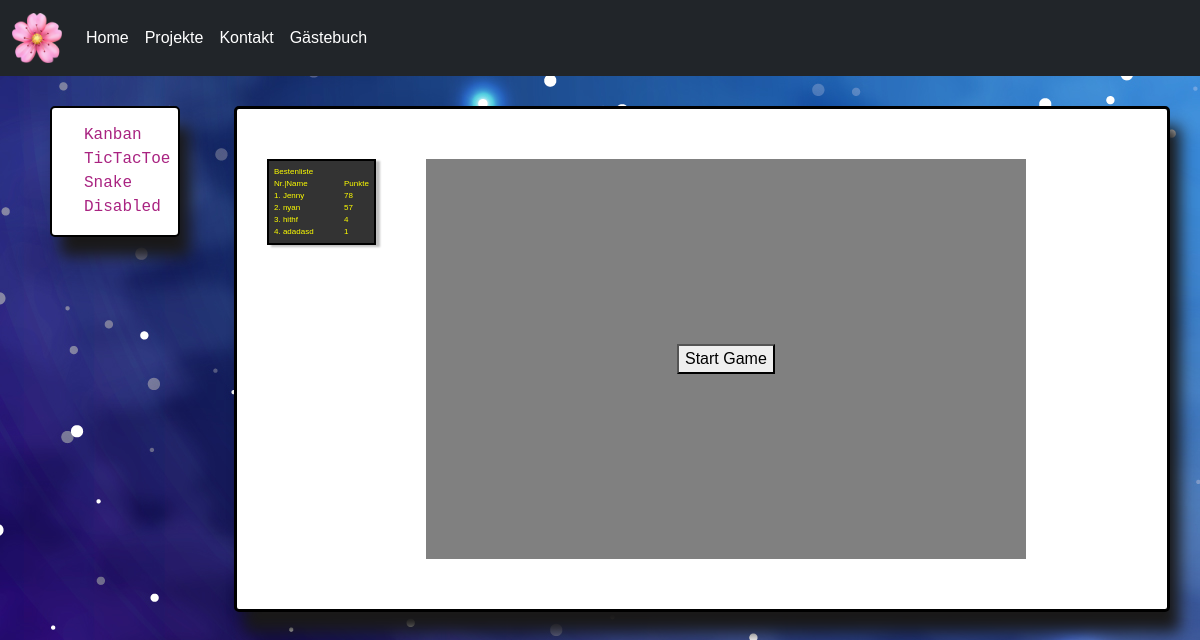
The page /projekte/snake/ (signed in) on the database its author committed.
### web_app/models.py (models this page shows)
class SnakeHighcore(models.Model):
    name= models.CharField(max_length=14)
    points=models.IntegerField()

### web_app/views.py (the view)
# urls.py: path('projekte/snake/', views.snake, name= 'snake'),
@login_required
def snake(request):
    gameover= False
    error=False
    clist= []
    status=""
    size=0
    highscore = SnakeHighcore.objects.order_by('-points').values_list('name', 'points')[:10]
    if request.method=='POST':
        if request.POST['status']=='startGame':
            status="on"
            clist= range(0,384)
        elif request.POST['status']=='gameOver':
            gameover=True
            status= "gameover"
            size= request.POST['size']
        else:
            playerName= request.POST['playerName']
            if len(playerName)>9:
                gameover=True
                status= "gameover"
                size= request.POST['size']
                error= True
            else:
                obj= SnakeHighcore.objects.create(name= request.POST['playerName'],points= request.POST['size'])
                obj.save()
                highscore = SnakeHighcore.objects.order_by('-points').values_list('name', 'points')[:10]
                status="startGame"
    else:
        status="startGame"
    return render(request, 'snake.html', {'clist':clist, 'status':status, 'gameover': gameover, "size":size, "highscore": highscore, "error": error})

### web_app/Templates/snake.html (shortened to what this page needs)
{%extends 'projekte.html'%}
{%block projectContent%}
<div class="highscoreBox">
Bestenliste
<div style=" display:grid; grid-template-columns: 50px auto; column-gap: 20px;">
    <div>Nr.|Name</div><div>Punkte</div>
    {%for name, punkte in highscore%}
<div>{{forloop.counter}}. {{name}}</div><div>{{punkte}}</div>
{%endfor%}
</div></div>
{%if clist%}
<div id= "box" val= {{status}} class="snakeBoxOn">
    {% for c in clist%}
    <div class="field"  name="{{c}}"></div>
    {%endfor%}
</div>
{%else%}
<div id="box" val= {{status}} class="snakeBoxOff">
    <form id="startform"  method="post" action="#">
    <button id="start" >Start Game</button>
    </form>
</div>
{%endif%}
  {% endblock projectContent %}
  {%block skript%}
  {%load static%}
  {%endblock skript%}

### static/css/main.css (style rules this page uses)
body { background-image: url('../images/galaxy.jpg'); }
.highscoreBox { border-style: solid; border-width: 10px; border-color: #000; box-shadow: 4px 2px 2px silver; background-color: rgba(0, 0, 0, 0.801); font-size: 0.5em; color: yellow; border-width: 2px; justify-content: start; padding: 5px; }
.snakeBoxOff { margin-left: 50px; background-color: gray; width: 600px; height: 400px; flex-shrink:0; flex-grow:0; display:flex; justify-content: center; align-items: center; }

### rows shown on the page
SnakeHighcore: name "Jenny", points "78"
SnakeHighcore: name "nyan", points "57"
SnakeHighcore: name "hithf", points "4"
SnakeHighcore: name "adadasd", points "1"
